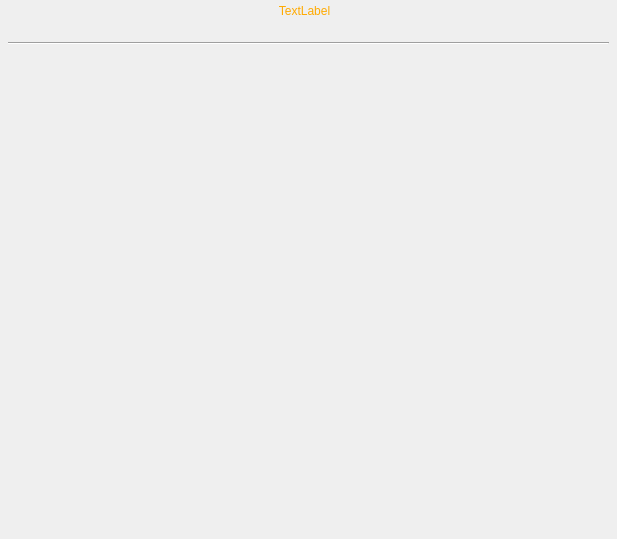
<?xml version="1.0" encoding="UTF-8"?>
<ui version="4.0">
 <class>m_Window</class>
 <widget class="QFrame" name="m_Window">
  <property name="geometry">
   <rect>
    <x>0</x>
    <y>0</y>
    <width>617</width>
    <height>539</height>
   </rect>
  </property>
  <property name="mouseTracking">
   <bool>false</bool>
  </property>
  <property name="frameShape">
   <enum>QFrame::NoFrame</enum>
  </property>
  <property name="frameShadow">
   <enum>QFrame::Raised</enum>
  </property>
  <layout class="QGridLayout" name="m_Grid">
   <property name="leftMargin">
    <number>4</number>
   </property>
   <property name="topMargin">
    <number>0</number>
   </property>
   <property name="rightMargin">
    <number>4</number>
   </property>
   <property name="bottomMargin">
    <number>4</number>
   </property>
   <property name="horizontalSpacing">
    <number>0</number>
   </property>
   <property name="verticalSpacing">
    <number>4</number>
   </property>
   <item row="1" column="0" colspan="3">
    <widget class="QWidget" name="m_TitleBar" native="true">
     <property name="mouseTracking">
      <bool>false</bool>
     </property>
     <property name="styleSheet">
      <string notr="true">#m_TitleBar {/*INCLUDE_UI_windowtitlecolor.qss*/}</string>
     </property>
     <layout class="QGridLayout" name="m_Grid_2">
      <property name="leftMargin">
       <number>4</number>
      </property>
      <property name="topMargin">
       <number>4</number>
      </property>
      <property name="rightMargin">
       <number>4</number>
      </property>
      <property name="bottomMargin">
       <number>4</number>
      </property>
      <property name="spacing">
       <number>8</number>
      </property>
      <item row="0" column="1">
       <widget class="CSkinOneLineText" name="m_WindowTitle">
        <property name="sizePolicy">
         <sizepolicy hsizetype="Expanding" vsizetype="Minimum">
          <horstretch>0</horstretch>
          <verstretch>0</verstretch>
         </sizepolicy>
        </property>
        <property name="palette">
         <palette>
          <active>
           <colorrole role="WindowText">
            <brush brushstyle="SolidPattern">
             <color alpha="255">
              <red>255</red>
              <green>170</green>
              <blue>0</blue>
             </color>
            </brush>
           </colorrole>
          </active>
          <inactive>
           <colorrole role="WindowText">
            <brush brushstyle="SolidPattern">
             <color alpha="255">
              <red>255</red>
              <green>170</green>
              <blue>0</blue>
             </color>
            </brush>
           </colorrole>
          </inactive>
          <disabled>
           <colorrole role="WindowText">
            <brush brushstyle="SolidPattern">
             <color alpha="255">
              <red>120</red>
              <green>120</green>
              <blue>120</blue>
             </color>
            </brush>
           </colorrole>
          </disabled>
         </palette>
        </property>
        <property name="text">
         <string>TextLabel</string>
        </property>
        <property name="alignment">
         <set>Qt::AlignCenter</set>
        </property>
       </widget>
      </item>
      <item row="0" column="2">
	 /*INCLUDE_UI_closebutton.w*/
      </item>
      <item row="2" column="1" colspan="2">
       <widget class="Line" name="line">
        <property name="orientation">
         <enum>Qt::Horizontal</enum>
        </property>
       </widget>
      </item>
      <item row="1" column="1" colspan="2">
       <widget class="QWidget" name="m_ToolPlace" native="true">
        <property name="sizePolicy">
         <sizepolicy hsizetype="Expanding" vsizetype="Minimum">
          <horstretch>0</horstretch>
          <verstretch>0</verstretch>
         </sizepolicy>
        </property>
        <layout class="QHBoxLayout" name="horizontalLayout_2">
         <property name="spacing">
          <number>0</number>
         </property>
         <property name="leftMargin">
          <number>0</number>
         </property>
         <property name="topMargin">
          <number>4</number>
         </property>
         <property name="rightMargin">
          <number>0</number>
         </property>
         <property name="bottomMargin">
          <number>4</number>
         </property>
        </layout>
       </widget>
      </item>
     </layout>
    </widget>
   </item>
   <item row="3" column="0" colspan="3">
    <widget class="QWidget" name="m_CentralContainer" native="true">
     <property name="sizePolicy">
      <sizepolicy hsizetype="Expanding" vsizetype="Expanding">
       <horstretch>0</horstretch>
       <verstretch>0</verstretch>
      </sizepolicy>
     </property>
    </widget>
   </item>
  </layout>
 </widget>
 <customwidgets>
  <customwidget>
   <class>CSkinOneLineText</class>
   <extends>QLabel</extends>
   <header>skinonelinetext.h</header>
  </customwidget>
 </customwidgets>
 <resources/>
 <connections/>
</ui>
